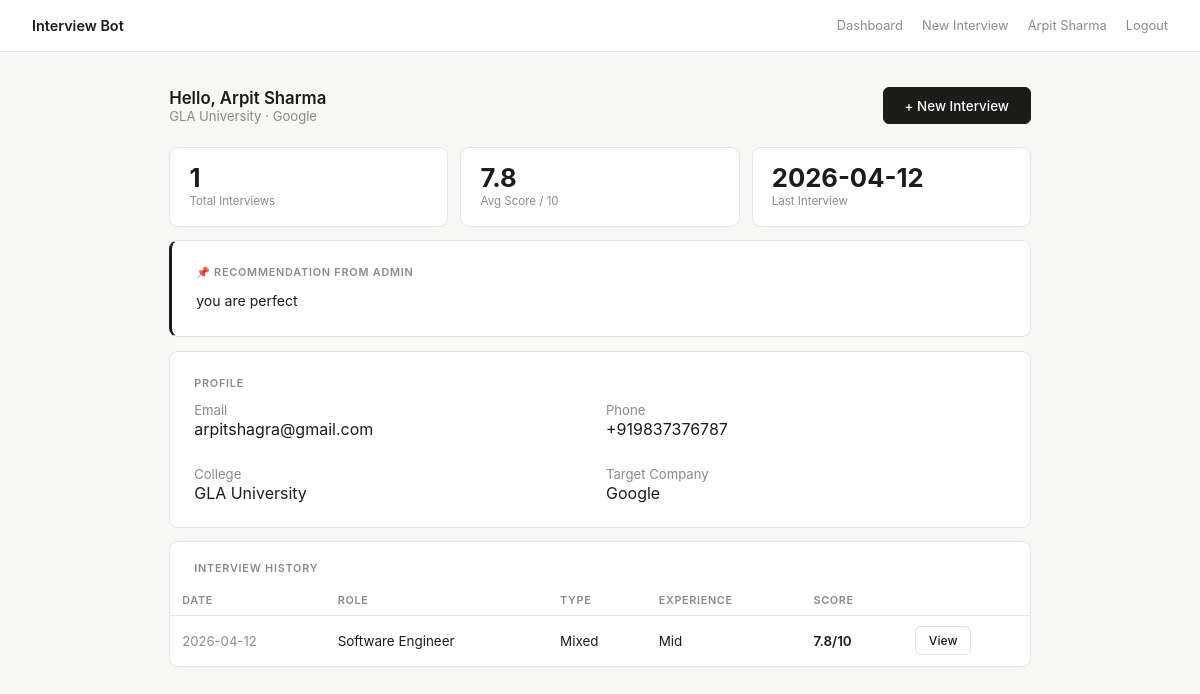
/dashboard (signed in), run on the app's committed database.
### tables this page shows
CREATE TABLE users (
        id              INTEGER PRIMARY KEY AUTOINCREMENT,
        name            TEXT NOT NULL,
        email           TEXT NOT NULL UNIQUE,
        password        TEXT NOT NULL,
        phone           TEXT,
        college         TEXT,
        target_company  TEXT,
        role            TEXT DEFAULT 'user',
        created_at      TEXT DEFAULT (datetime('now'))
    );

CREATE TABLE recommendations (
        id          INTEGER PRIMARY KEY AUTOINCREMENT,
        user_id     INTEGER NOT NULL UNIQUE,
        content     TEXT DEFAULT '',
        updated_at  TEXT DEFAULT (datetime('now')),
        FOREIGN KEY(user_id) REFERENCES users(id) ON DELETE CASCADE
    );

CREATE TABLE interviews (
        id          INTEGER PRIMARY KEY AUTOINCREMENT,
        user_id     INTEGER NOT NULL,
        job_role    TEXT,
        experience  TEXT,
        test_type   TEXT,
        avg_score   REAL,
        history     TEXT,
        created_at  TEXT DEFAULT (datetime('now')),
        FOREIGN KEY(user_id) REFERENCES users(id) ON DELETE CASCADE
    );

### app .py (the view)
@app.route("/dashboard")
@login_required
def user_dashboard():
    uid        = session["user_id"]
    user       = db.get_user_by_id(uid)
    stats      = db.get_user_stats(uid)
    interviews = db.get_user_interviews(uid)
    rec        = db.get_recommendation(uid)
    return render_template("user_dashboard.html",
                           user=user, stats=stats,
                           interviews=interviews, recommendation=rec)

### app .py (called while the page is built)
def login_required(f):
    @wraps(f)
    def decorated(*args, **kwargs):
        if "user_id" not in session:
            return redirect(url_for("login"))
        return f(*args, **kwargs)
    return decorated

### database.py (called while the page is built)
def get_db():
    conn = sqlite3.connect(DB_PATH)
    conn.row_factory = sqlite3.Row
    conn.execute("PRAGMA journal_mode=WAL")
    return conn

def get_user_by_id(uid: int):
    conn = get_db()
    row = conn.execute("SELECT * FROM users WHERE id=?", (uid,)).fetchone()
    conn.close()
    return dict(row) if row else None

def get_user_interviews(user_id: int):
    import json
    conn = get_db()
    rows = conn.execute("""
        SELECT * FROM interviews WHERE user_id=? ORDER BY created_at DESC
    """, (user_id,)).fetchall()
    conn.close()
    result = []
    for r in rows:
        d = dict(r)
        d["history"] = json.loads(d["history"] or "[]")
        result.append(d)
    return result

def get_user_stats(user_id: int):
    conn = get_db()
    row = conn.execute("""
        SELECT COUNT(*) as total,
               ROUND(AVG(avg_score), 1) as avg_score,
               MAX(created_at) as last_interview
        FROM interviews WHERE user_id=?
    """, (user_id,)).fetchone()
    conn.close()
    return dict(row) if row else {"total": 0, "avg_score": None, "last_interview": None}

def get_recommendation(user_id: int) -> str:
    conn = get_db()
    row = conn.execute(
        "SELECT content FROM recommendations WHERE user_id=?", (user_id,)
    ).fetchone()
    conn.close()
    return row["content"] if row else ""

### templates/user_dashboard.html (shortened to what this page needs)
{% extends "base.html" %}
{% block content %}
<div class="row" style="justify-content:space-between;margin-bottom:1.4rem;">
  <div>
    <h2 style="font-size:1.05rem;font-weight:600;">Hello, {{ user.name }}</h2>
    <p class="muted">{{ user.college or '' }}{% if user.college and user.target_company %} · {% endif %}{{ user.target_company or '' }}</p>
  </div>
  <a href="{{ url_for('interview_page') }}" class="btn btn-primary">+ New Interview</a>
</div>
<div class="stats">
  <div class="stat-card">
    <div class="stat-val">{{ stats.total or 0 }}</div>
    <div class="stat-key">Total Interviews</div>
  </div>
  <div class="stat-card">
    <div class="stat-val">{{ stats.avg_score or '—' }}</div>
    <div class="stat-key">Avg Score / 10</div>
  </div>
  <div class="stat-card">
    <div class="stat-val">{{ stats.last_interview[:10] if stats.last_interview else '—' }}</div>
    <div class="stat-key">Last Interview</div>
  </div>
</div>
{% if recommendation %}
<div class="card" style="border-left:3px solid var(--accent);">
  <span class="lbl">📌 Recommendation from Admin</span>
  <p style="font-size:.88rem;line-height:1.65;">{{ recommendation }}</p>
</div>
{% endif %}
<div class="card">
  <span class="lbl">Profile</span>
  <div class="grid2">
    <div><span class="muted">Email</span><br>{{ user.email }}</div>
    <div><span class="muted">Phone</span><br>{{ user.phone or '—' }}</div>
    <div style="margin-top:.7rem;"><span class="muted">College</span><br>{{ user.college or '—' }}</div>
    <div style="margin-top:.7rem;"><span class="muted">Target Company</span><br>{{ user.target_company or '—' }}</div>
  </div>
</div>
<div class="card" style="padding:0;">
  <div style="padding:1.2rem 1.5rem .6rem;">
    <span class="lbl" style="margin:0;">Interview History</span>
  </div>
  {% if interviews %}
  <table class="tbl">
    <thead>
      <tr>
        <th>Date</th><th>Role</th><th>Type</th><th>Experience</th><th>Score</th><th></th>
      </tr>
    </thead>
    <tbody>
      {% for iv in interviews %}
      <tr>
        <td class="muted">{{ iv.created_at[:10] }}</td>
        <td>{{ iv.job_role }}</td>
        <td>{{ iv.test_type | capitalize }}</td>
        <td>{{ iv.experience | capitalize }}</td>
        <td>
          {% if iv.avg_score %}
            <span style="font-weight:600;">{{ iv.avg_score }}/10</span>
          {% else %}—{% endif %}
        </td>
        <td>
          <a href="{{ url_for('interview_detail', iid=iv.id) }}" class="btn btn-sm">View</a>
        </td>
      </tr>
      {% endfor %}
    </tbody>
  </table>
  {% else %}
  <p class="muted" style="padding:1.2rem 1.5rem;">No interviews yet. Start your first one!</p>
  {% endif %}
</div>
{% endblock %}

### templates/base.html (shortened to what this page needs)
<!DOCTYPE html>
<html lang="en">
<head>
</head>
<body>
{% if session.user_id %}
<nav>
  <span class="nav-brand">Interview Bot</span>
  <div class="nav-right">
    {% if session.role == 'admin' %}
      <span class="nav-pill">Admin</span>
      <a href="{{ url_for('admin_dashboard') }}">Users</a>
    {% else %}
      <a href="{{ url_for('user_dashboard') }}">Dashboard</a>
      <a href="{{ url_for('interview_page') }}">New Interview</a>
    {% endif %}
    <span>{{ session.name }}</span>
    <a href="{{ url_for('logout') }}">Logout</a>
  </div>
</nav>
{% endif %}
<div class="page">
  {% block content %}{% endblock %}
</div>
</body>
</html>

### templates/base.html (style rules this page uses)
:root { --bg: #f7f7f6; --white: #ffffff; --border: #e4e4e2; --text: #1c1c1a; --muted: #8a8a86; --accent: #1c1c1a; --green: #1a7f37; --red: #cf222e; --amber: #9a6700; --r: 9px; }
*, *::before, *::after { box-sizing: border-box; margin: 0; padding: 0; }
body { font-family: -apple-system, BlinkMacSystemFont, "Segoe UI", sans-serif; background: var(--bg); color: var(--text); min-height: 100vh; }
a { color: inherit; text-decoration: none; }
nav { background: var(--white); border-bottom: 1px solid var(--border); padding: 0 2rem; display: flex; align-items: center; justify-content: space-between; height: 52px; }
.nav-brand { font-size: .9rem; font-weight: 600; }
.nav-right { display: flex; align-items: center; gap: 1.2rem; }
.nav-right a, .nav-right span { font-size: .8rem; color: var(--muted); transition: color .15s; }
.page { max-width: 900px; margin: 0 auto; padding: 2.2rem 1.2rem 5rem; }
.card { background: var(--white); border: 1px solid var(--border); border-radius: var(--r); padding: 1.5rem; margin-bottom: .85rem; }
.lbl { font-size: .68rem; font-weight: 600; letter-spacing: .07em; text-transform: uppercase; color: var(--muted); display: block; margin-bottom: .6rem; }
.btn { display: inline-flex; align-items: center; justify-content: center; gap: .35rem; padding: .6rem 1.3rem; border: 1px solid var(--border); border-radius: 6px; font-size: .84rem; font-family: inherit; font-weight: 500; cursor: pointer; background: var(--white); color: var(--text); transition: background .15s; white-space: nowrap; text-decoration: none; }
.btn-primary { background: var(--accent); color: #fff; border-color: var(--accent); }
.btn-sm { padding: .38rem .8rem; font-size: .76rem; }
.grid2 { display: grid; grid-template-columns: 1fr 1fr; gap: .75rem; }
.stats { display: grid; grid-template-columns: repeat(3, 1fr); gap: .75rem; margin-bottom: .85rem; }
.stat-card { background: var(--white); border: 1px solid var(--border); border-radius: var(--r); padding: 1.1rem 1.2rem; }
.stat-val { font-size: 1.6rem; font-weight: 700; line-height: 1; }
.stat-key { font-size: .72rem; color: var(--muted); margin-top: .2rem; }
.tbl { width: 100%; border-collapse: collapse; font-size: .84rem; }
.tbl th { font-size: .68rem; font-weight: 600; letter-spacing: .06em; text-transform: uppercase; color: var(--muted); padding: .5rem .75rem; border-bottom: 1px solid var(--border); text-align: left; }
.tbl td { padding: .65rem .75rem; border-bottom: 1px solid var(--border); }
.tbl tr:last-child td { border-bottom: none; }
.row { display: flex; gap: .5rem; flex-wrap: wrap; align-items: center; }
.muted { color: var(--muted); font-size: .82rem; }

### data on the page
users: name "Arpit Sharma", college "GLA University", target_company "Google", email "arpitshagra@gmail.com", phone "+919837376787"
recommendations: content "you are perfect"
interviews: created_at "2026-04-12", job_role "Software Engineer", test_type "Mixed", experience "Mid", avg_score "7.8"

### other printed values
{{ stats.total or 0 }} "1"
{{ stats.avg_score or '—' }} "7.8"
{{ stats.last_interview[:10] if stats.last_interview else '—' }} "2026-04-12"
